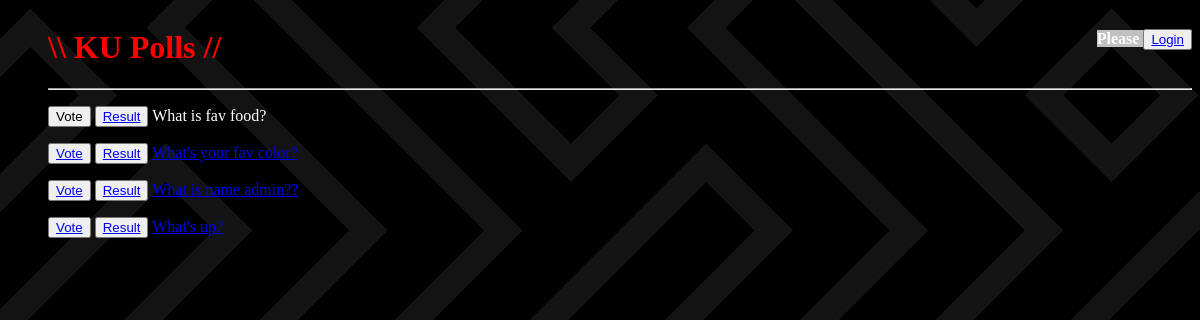
Screenshot of /polls/ with the database file from the repository.
### polls/models.py (models this page shows, shortened)
class Question(models.Model):
    question_text = models.CharField(max_length=200)
    pub_date = models.DateTimeField('date published')
    end_date = models.DateTimeField('end date', null=True)
    def is_published(self) -> bool:
        now = timezone.now()
        return now >= self.pub_date
    def can_vote(self):
        if self.end_date is None:
            return self.is_published()
        return self.pub_date <= timezone.now() <= self.end_date

### polls/views.py (the view)
# urls.py: path('', views.IndexView.as_view(), name='index'),
class IndexView(generic.ListView):
    template_name = 'polls/index.html'
    context_object_name = 'latest_question_list'
    def get_queryset(self):
        return Question.objects.filter(pub_date__lte=timezone.now()).order_by('-pub_date')[:5]

### polls/templates/polls/index.html (shortened to what this page needs)
{% load static %}
<link rel="stylesheet" href="{% static 'polls/style.css' %}" />
{% if latest_question_list %}
<ul>
  <h1 id="title" style="color: red;text-align:left;float:left;">\\ KU Polls // </h1>
  {% if user.is_authenticated %}
  <h4 style="text-align:right;color:white;float:right">
    <span>Username : &nbsp;{{ user.username }}&nbsp; </span>&nbsp;&nbsp;&nbsp;
    <nav>
      <button type="button">
        <a href="{% url 'logout'%}?next={{request.path}}">Logout
      </a>
    </button>&nbsp;&nbsp;&nbsp;
  </nav>
  </h4>
    {% else %}
  <h4 style="text-align:right;color:white;float:right">
    <span>Please <button>
      <a href="{% url 'login'%}?next={{request.path}}">Login</a>
    </button></h4>
  {% endif %}
  <hr style="clear:both;"/>
  {% for question in latest_question_list %} {% if question.can_vote %}
  <p>
    <button id="button">
      <a id="button-text" href="{% url 'polls:detail' question.id %}"> Vote </a>
    </button>
    <button id="button">
      <a id="button-text" href="{% url 'polls:results' question.id %}">
        Result
      </a>
    </button>
    <a id="link" href="{% url 'polls:detail' question.id %}"
      >{{ question.question_text }}</a
    >
  </p>
  {% elif not question.can_vote %}
  <p>
    <button id="button">
      <a id="button-text" > Vote </a>
    </button>
    <button id="button">
      <a id="button-text" href="{% url 'polls:results' question.id %}">
        Result
      </a>
    </button>
    <a id= "link not use"
    ><a style="color: white">{{ question.question_text }}</a>
  </p>
  {% endif %} {% endfor %}
</ul>
{% else %}
<p>No polls are available.</p>
{% endif %}

### polls/templates/polls/index.html (style rules this page uses)
span { background-color: #c0c0c0; }

### rows the page displays
Question: question_text "What is fav food?"
Question: question_text "What's your fav color?"
Question: question_text "What is name admin??"
Question: question_text "What's up?"
